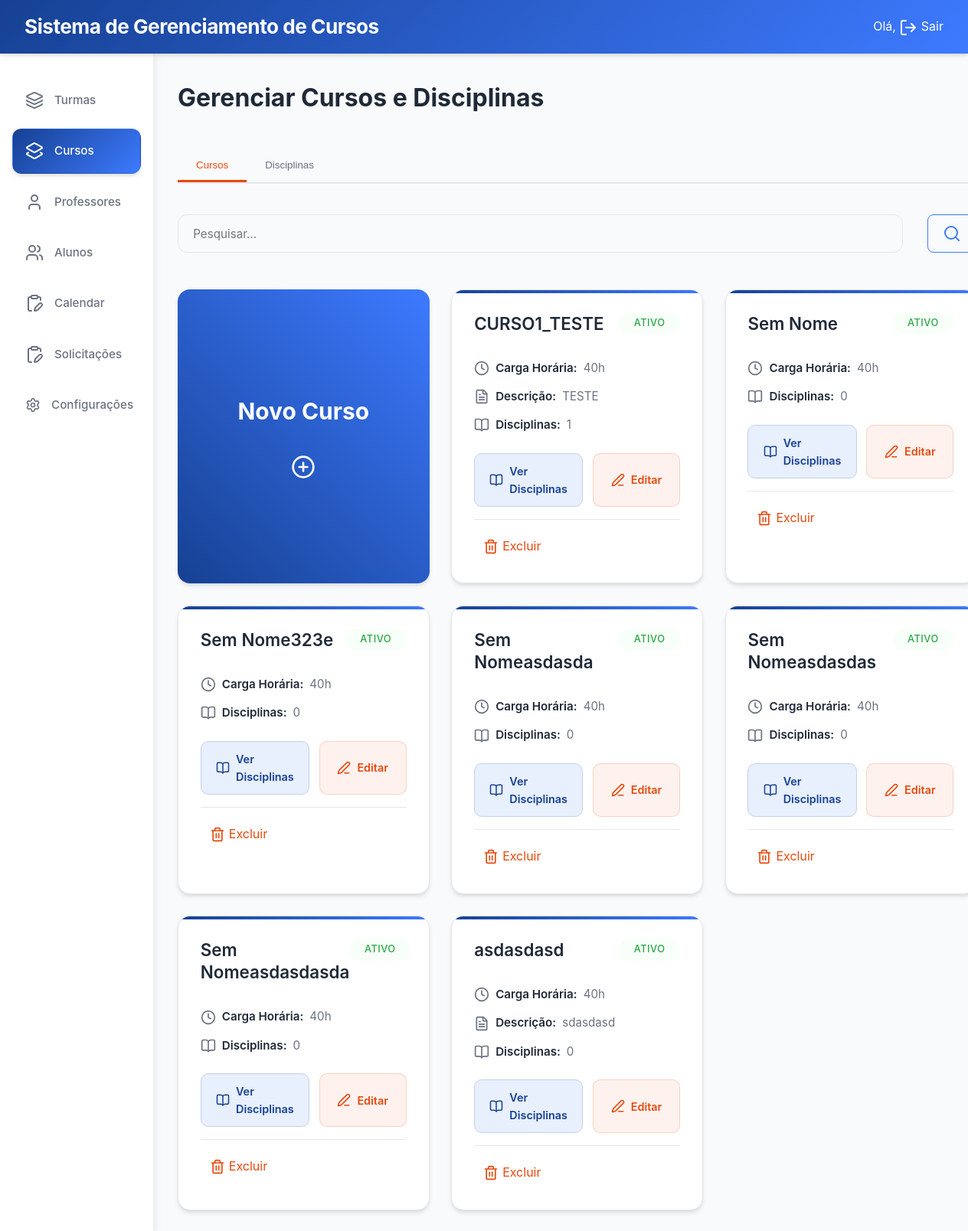
Screenshot of /cursos/ with the database file from the repository.
### cursos/models.py (models this page shows, shortened)
class Curso(models.Model):
    nome = models.CharField(max_length=150, unique=True, verbose_name="Nome do Curso", default="Sem Nome")
    descricao = models.TextField(blank=True, verbose_name="Descrição")
    carga_horaria = models.PositiveIntegerField(verbose_name="Carga Horária (h)", default=40)
    ativo = models.BooleanField(default=True, verbose_name="Ativo")
    disciplinas = models.ManyToManyField('Disciplina', through='GradeCurricular', blank=True, related_name='cursos')
    class Meta:
        verbose_name = "curso"
        verbose_name_plural = "cursos"
        ordering = ["nome"]

### cursos/views.py (the view)
# urls.py: path("", CursoListView.as_view(), name="curso_list"),
class CursoListView(ListView):
    model = Curso
    template_name = "cursos/curso_list.html"
    context_object_name = "cursos"
    def get_context_data(self, **kwargs):
        context = super().get_context_data(**kwargs)
        context['todas_disciplinas'] = Disciplina.objects.all().order_by('nome')
        return context

### cursos/templates/cursos/curso_list.html (shortened to what this page needs)
{% extends "secretaria/Abase.html" %}
{% load static %}
{% block content %}
<div class="content-header">
    <div class="cursos-header container-search">
        <h1>Gerenciar Cursos e Disciplinas</h1>
    </div>
</div>
<div class="tabs-container" style="margin-bottom: 2rem;">
    <div class="tabs">
        <button class="tab-button active" data-tab="cursos-tab">Cursos</button>
        <button class="tab-button" data-tab="disciplinas-tab">Disciplinas</button>
    </div>
</div>
<div class="container-search">
    <form method="get" class="search-bar-2">
        <input type="text" name="q" id="search-input" placeholder="Pesquisar..." value="{{ query }}">
        <button type="submit" class="btn btn-style">
            <i data-lucide="search"></i>
        </button>
    </form>
</div>
<div id="cursos-tab" class="tab-content active">
    <div class="cards-container">
        <a href="{% url 'curso_create' %}">
            <div class="card card-add">
                <h3>Novo Curso</h3>
                <i data-lucide="plus-circle" style="width: 32px; height: 32px;"></i>
            </div>
        </a>
        {% for curso in cursos %}
        <div class="card card-curso">
            <div class="card-header">
                <h2>{{ curso.nome }}</h2>
                <span class="status-badge {% if curso.ativo %}status-active{% else %}status-inactive{% endif %}">
                    {{ curso.ativo|yesno:"Ativo,Inativo" }}
                </span>
            </div>
            <p>
                <i data-lucide="clock" style="width: 16px; height: 16px;"></i>
                <strong>Carga Horária:</strong> {{ curso.carga_horaria }}h
            </p>
            {% if curso.descricao %}
            <p>
                <i data-lucide="file-text" style="width: 16px; height: 16px;"></i>
                <strong>Descrição:</strong> {{ curso.descricao|truncatewords:15 }}
            </p>
            {% endif %}
            <p>
                <i data-lucide="book-open" style="width: 16px; height: 16px;"></i>
                <strong>Disciplinas:</strong> {{ curso.disciplinas.count }}
            </p>
            <div class="card-actions">
                <a href="{% url 'disciplina_list' curso.pk %}" class="btn btn-style3">
                    <i data-lucide="book-open" style="width: 16px; height: 16px;"></i>
                    Ver Disciplinas
                </a>
                <a href="{% url 'curso_update' curso.pk %}" class="btn btn-style2">
                    <i data-lucide="edit-3" style="width: 16px; height: 16px;"></i>
                    Editar
                </a>
            </div>
            <div style="margin-top: 1rem; padding-top: 1rem; border-top: 1px solid var(--cinza-borda);">
                <a href="{% url 'curso_delete' curso.pk %}" class="btn-link" style="color: var(--laranja);"
                   onclick="return confirm('Tem certeza que deseja excluir este curso?');">
                    <i data-lucide="trash-2" style="width: 16px; height: 16px;"></i>
                    Excluir
                </a>
            </div>
        </div>
        {% empty %}
        <div class="no-data">
            <h3>Nenhum curso encontrado</h3>
            <p>{% if query %}Tente alterar os termos da pesquisa{% else %}Comece adicionando um novo curso ao sistema{% endif %}</p>
        </div>
        {% endfor %}
    </div>
</div>
{% endblock content %}

### secretaria/static/css/style.css (style rules this page uses)
:root { --azul: #164193; --azul-claro: #3D7AFF; --azul-suave: #E8EFFD; --xanadu: #C4D0E9; --laranja: #E7490F; --laranja-escuro: #e7490f33; --laranja-suave: #FFF2EE; --cinza: #3C3C3C; --cinza-claro: #6B7280; --cinza-borda: #E5E7EB; --bg-claro: #F8FAFC; --bg-card: #FFFFFF; --preto: #1F2937; --branco: #FFFFFF; --sombra: 0 4px 6px -1px rgba(0, 0, 0, 0.1), 0 2px 4px -1px rgba(0, 0, 0, 0.06); --sombra-hover: 0 20px 25px -5px rgba(0, 0, 0, 0.1), 0 10px 10px -5px rgba(0, 0, 0, 0.04); }
* { margin: 0; padding: 0; box-sizing: border-box; }
body { font-family: 'Inter', 'Poppins', sans-serif; background-color: var(--bg-claro); color: var(--preto); line-height: 1.6; }
a { text-decoration: none; color: inherit; }
svg { min-width: 20px; min-height: 20px; vertical-align: middle; }
.btn-style { background: var(--bg-claro); color: var(--azul-claro); border: 1.5px solid var(--azul-claro); text-decoration: none; font-weight: 500; font-size: 0.9rem; transition: all 0.3s ease; }
.btn-style2 { display: inline-flex; justify-content: center; align-items: center; background: var(--laranja-suave); color: var(--laranja); border: 1px solid var(--laranja-escuro); text-decoration: none; font-weight: 500; font-size: 0.9rem; transition: all 0.4s ease, background 0.5s ease; }
.btn-style3 { display: flex; flex-direction: row; width: 13rem; background: var(--azul-suave); color: var(--azul); border: 1px solid var(--xanadu); text-decoration: none; font-weight: 500; font-size: 0.9rem; transition: all 0.4s ease, background 0.5s ease; }
.btn { display: inline-flex; align-items: center; justify-content: center; gap: 0.5rem; padding: 0.6rem 1.2rem; border-radius: 8px; font-size: 0.9rem; font-weight: 600; cursor: pointer; transition: all 0.3s ease; }
.content-header { text-align: start; margin-bottom: 2rem; }
.content-header h1 { font-size: 2rem; font-weight: 700; color: var(--preto); margin-bottom: 0.2rem; }
.container-search { width: max-content; display: flex; justify-content: space-between; align-items: center; gap: 1rem; margin-bottom: 2.5rem; }
.search-bar-2 { display: flex; justify-content: space-between; width: calc(83.8vw - 1rem); min-width: 420px; max-width: 1600px; padding: 0.5rem 0rem; gap: 2rem ; }
.cards-container { display: grid; grid-template-columns: repeat(auto-fill, minmax(320px, 1fr)); gap: 1.8rem; margin-top: 1rem; }
.card { padding: 1.8rem; background: var(--bg-card); border-radius: 16px; border: 1px solid var(--cinza-borda); box-shadow: var(--sombra); transition: all 0.5s ease; position: relative; overflow: hidden; }
.card:not(:first-child)::before { content: ''; position: absolute; top: 0; left: 0; right: 0; height: 4px; background: linear-gradient(135deg, var(--azul) 0%, var(--azul-claro) 100%); }
.card h2 { font-size: 1.4rem; font-weight: 600; color: var(--preto); margin-bottom: 1rem; line-height: 1.3; }
.card p { color: var(--cinza-claro); margin-bottom: 0.8rem; font-size: 0.95rem; display: flex; align-items: center; gap: 0.5rem; }
.card p strong { color: var(--preto); font-weight: 600; }
.card-add { height: 100%; grid-column-start: 1; display: flex; flex-direction: column; gap: 2rem; align-items: center; justify-content: center; background: linear-gradient(45deg, var(--azul) 0%, var(--azul-claro) 100%); color: var(--branco); border: none; font-weight: 600; font-size: 1.6rem; cursor: pointer; position: relative; overflow: hidden; box-sizing: border-box; }
.card-add::before { content: ''; position: absolute; inset: 0; background: linear-gradient(45deg, var(--azul-claro) 0%, var(--azul) 100%); opacity: 0; transition: opacity 1s ease; z-index: 1; pointer-events: none; }
.card-add > * { position: relative; z-index: 2; }
.card-actions { margin-top: 1.5rem; display: flex; gap: 0.8rem; }
.card-actions .btn { padding: 0.7rem 1.2rem; border-radius: 10px; display: flex; flex: 1; justify-content: center; align-items: center; gap: 0.5rem; cursor: pointer; }
.card-actions .btn svg { min-width: 18px; min-height: 18px; vertical-align: middle; }
.card-header { margin-bottom: 1rem; display: flex; justify-content: space-between; align-items: flex-start; }
.status-badge { padding: 0.4rem 0.8rem; border-radius: 20px; font-size: 0.8rem; font-weight: 600; text-transform: uppercase; letter-spacing: 0.5px; display: inline-block; text-align: center; min-width: 80px; }

### rows the page displays
Curso: nome "CURSO1_TESTE", ativo "ATIVO", carga_horaria "40", descricao "TESTE", disciplinas.count "1"
Curso: nome "Sem Nome", ativo "ATIVO", carga_horaria "40", disciplinas.count "0"
Curso: nome "Sem Nome323e", ativo "ATIVO", carga_horaria "40", disciplinas.count "0"
Curso: nome "Sem Nomeasdasda", ativo "ATIVO", carga_horaria "40", disciplinas.count "0"
Curso: nome "Sem Nomeasdasdas", ativo "ATIVO", carga_horaria "40", disciplinas.count "0"
Curso: nome "Sem Nomeasdasdasda", ativo "ATIVO", carga_horaria "40", disciplinas.count "0"
Curso: nome "asdasdasd", ativo "ATIVO", carga_horaria "40", descricao "sdasdasd", disciplinas.count "0"
